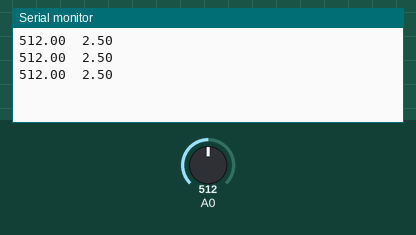
Simulated run of this sketch. Board: Arduino Uno, built with avr-gcc and run on an emulated ATmega328P. Shown: the last lines printed to the serial monitor. The inputs (shaded band) are chosen by the test bench; at power-on: A0 = 512.

Above: at 5.2 s.
5.3 s: A0 set to 716
At 5.9 s:
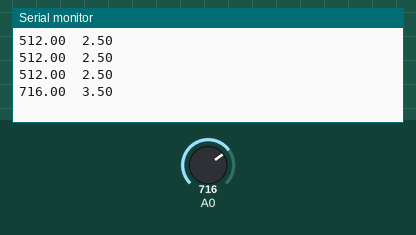
6.8 s: A0 set to 900
At 7.4 s:
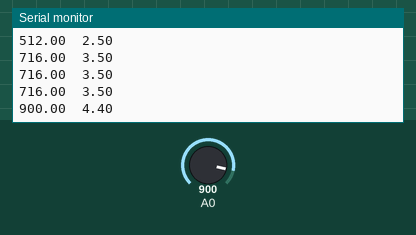
Timing chart, 0 to 9.8 s (numbered marks = the images above; inputs shaded):
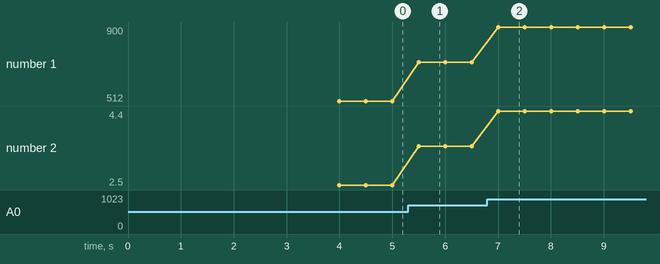

The sketch:

Materials_Tester.ino
```cpp
float rawCount; //create global variable for reading from A/D converter (0-1023)
float voltage; //create global variable for voltage (0-5V)

void setup() {
  Serial.begin(9600);
  while (!Serial);
  delay(4000);    //Need time for the Serial Monitor to become available
}

void loop() {
  rawCount = analogRead(A0); //read one data value (0-1023)
  voltage = rawCount/1023*5; //convert raw count to voltage (0-5V)
  Serial.print(rawCount); //print raw count
  Serial.print("\t"); //print a tab character
  Serial.println(voltage); //print voltage and skip to next line
  delay(500); //wait half second
}
```

Measured:
- after the input at 5.3 s, the serial monitor: prints a new line after 0.20 s (image 1)
- after the input at 6.8 s, the serial monitor: prints a new line after 0.21 s (image 2)
- plotted number 1: 512 → 716 after the input at 5.3 s, 716 → 900 after the input at 6.8 s
- plotted number 2: 2.5 → 3.5 after the input at 5.3 s, 3.5 → 4.4 after the input at 6.8 s
